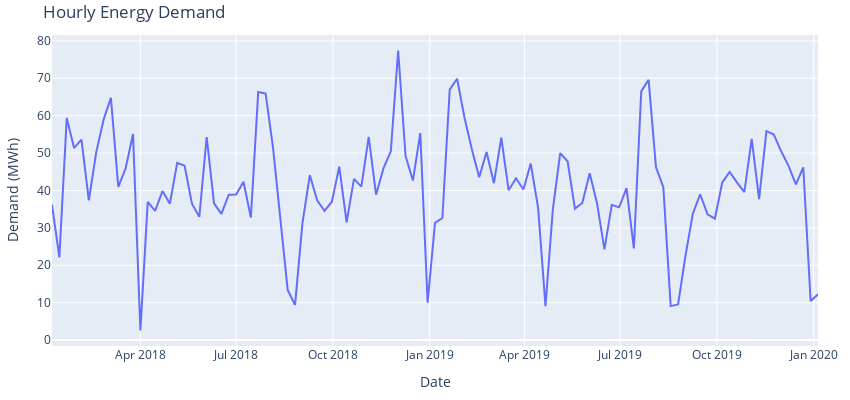

The notebook cell this image was saved under:
### Code cell
import plotly.graph_objects as go
fig = go.Figure()
fig.add_trace(go.Scatter(x=demand_df_1w.index, y=demand_df_1w["Demanda"], mode='lines'))
fig.update_layout(
    title = "Hourly Energy Demand",
    xaxis_title = "Date",
    yaxis_title = "Demand (MWh)",
    width = 850,
    height = 400,
    margin=dict(l=20, r=20, t=35, b=20),
    legend=dict(
        orientation="h",
        yanchor="top",
        y=1,
        xanchor="left",
        x=0.001
    )
)
fig.show()
